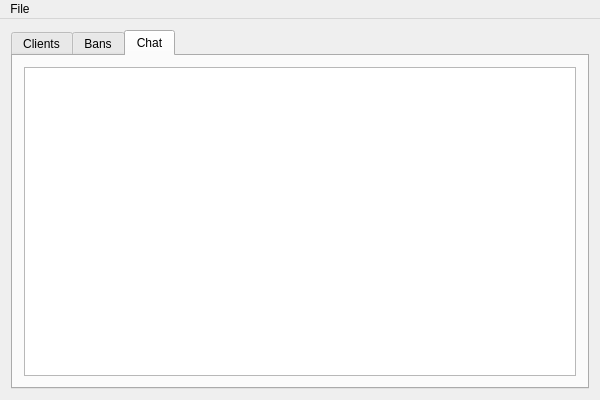
<?xml version="1.0" encoding="UTF-8"?>
<ui version="4.0">
 <class>FuckItServerClass</class>
 <widget class="QMainWindow" name="FuckItServerClass">
  <property name="geometry">
   <rect>
    <x>0</x>
    <y>0</y>
    <width>600</width>
    <height>400</height>
   </rect>
  </property>
  <property name="windowTitle">
   <string>FuckItServer</string>
  </property>
  <widget class="QWidget" name="centralWidget">
   <layout class="QGridLayout" name="gridLayout">
    <item row="1" column="0">
     <widget class="QTabWidget" name="tabWidget">
      <property name="currentIndex">
       <number>2</number>
      </property>
      <widget class="QWidget" name="tab">
       <attribute name="title">
        <string>Clients</string>
       </attribute>
       <layout class="QGridLayout" name="gridLayout_3">
        <item row="0" column="0">
         <widget class="QListWidget" name="listWidget"/>
        </item>
       </layout>
      </widget>
      <widget class="QWidget" name="tab_2">
       <attribute name="title">
        <string>Bans</string>
       </attribute>
       <layout class="QGridLayout" name="gridLayout_2">
        <item row="0" column="0">
         <widget class="QListWidget" name="listWidget_2"/>
        </item>
       </layout>
      </widget>
      <widget class="QWidget" name="tab_3">
       <attribute name="title">
        <string>Chat</string>
       </attribute>
       <layout class="QGridLayout" name="gridLayout_4">
        <item row="0" column="0">
         <widget class="QTextEdit" name="textEdit">
          <property name="readOnly">
           <bool>true</bool>
          </property>
         </widget>
        </item>
       </layout>
      </widget>
     </widget>
    </item>
   </layout>
  </widget>
  <widget class="QMenuBar" name="menuBar">
   <property name="geometry">
    <rect>
     <x>0</x>
     <y>0</y>
     <width>600</width>
     <height>21</height>
    </rect>
   </property>
   <widget class="QMenu" name="menuFile">
    <property name="title">
     <string>File</string>
    </property>
    <addaction name="actionStart_Server"/>
   </widget>
   <addaction name="menuFile"/>
  </widget>
  <action name="actionStart_Server">
   <property name="text">
    <string>Start Server</string>
   </property>
  </action>
 </widget>
 <layoutdefault spacing="6" margin="11"/>
 <resources>
  <include location="FuckItServer.qrc"/>
 </resources>
 <connections/>
</ui>
